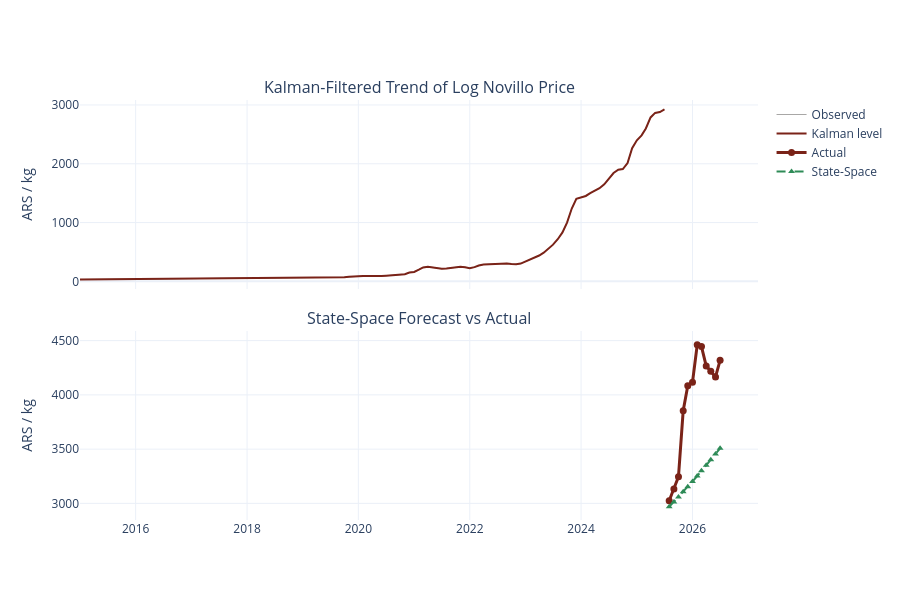

The code cell stored with this chart in its notebook:
### Markdown cell above
## 7 — State-Space Model: Local Linear Trend

A **local linear trend** (structural time-series model) decomposes the log-price into a slowly varying trend and irregular noise, estimated via the Kalman filter. This is the same framework used in the UK's Office for National Statistics and by the OECD for trend extraction.

### Code cell
# ── Local Linear Trend on log-prices ─────────────────────────────────
llt = sm.tsa.UnobservedComponents(y_train, level='local linear trend')
llt_fit = llt.fit(disp=False)
print(llt_fit.summary().tables[0])

# Forecast
fc_ss = llt_fit.get_forecast(steps=HORIZON)
fc_ss_mean = np.exp(fc_ss.predicted_mean)
fc_ss_ci = fc_ss.conf_int()

forecasts['State-Space (LLT)'] = fc_ss_mean.values

# ── State-space plot (interactive) ───────────────────────────────
fig = make_subplots(rows=2, cols=1, shared_xaxes=True, vertical_spacing=0.1,
    subplot_titles=['Kalman-Filtered Trend of Log Novillo Price',
                    'State-Space Forecast vs Actual'])

fig.add_trace(go.Scatter(
    x=train.index, y=train['novillo_ars_kg'], mode='lines',
    name='Observed', line=dict(color=UOE_GREY, width=1), opacity=0.5,
    hovertemplate='%{x|%b %Y}<br>%{y:,.0f} ARS/kg<extra>Observed</extra>'
), row=1, col=1)
fig.add_trace(go.Scatter(
    x=train.index, y=np.exp(llt_fit.level.smoothed), mode='lines',
    name='Kalman level', line=dict(color=UOE_RED, width=2),
    hovertemplate='%{x|%b %Y}<br>%{y:,.0f} ARS/kg<extra>Kalman</extra>'
), row=1, col=1)

fig.add_trace(go.Scatter(
    x=test.index, y=test['novillo_ars_kg'], mode='lines+markers',
    name='Actual', line=dict(color=UOE_RED, width=3), marker=dict(size=7),
    hovertemplate='%{x|%b %Y}<br>%{y:,.0f} ARS/kg<extra>Actual</extra>'
), row=2, col=1)
fig.add_trace(go.Scatter(
    x=test.index, y=fc_ss_mean.values, mode='lines+markers',
    name='State-Space', line=dict(color=UOE_GREEN, width=2, dash='dash'),
    marker=dict(size=6, symbol='triangle-up'),
    hovertemplate='%{x|%b %Y}<br>%{y:,.0f} ARS/kg<extra>State-Space</extra>'
), row=2, col=1)

fig.update_layout(height=600, yaxis_title='ARS / kg', yaxis2_title='ARS / kg')
fig.show()
